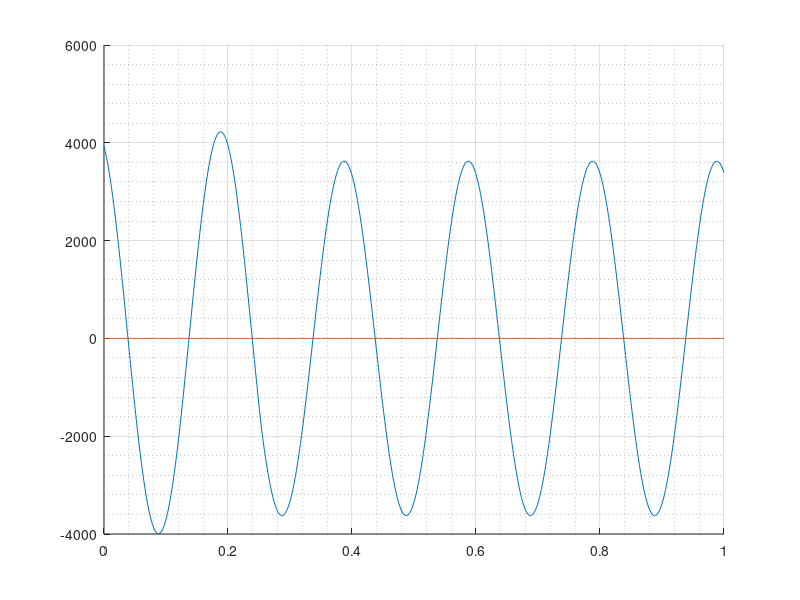
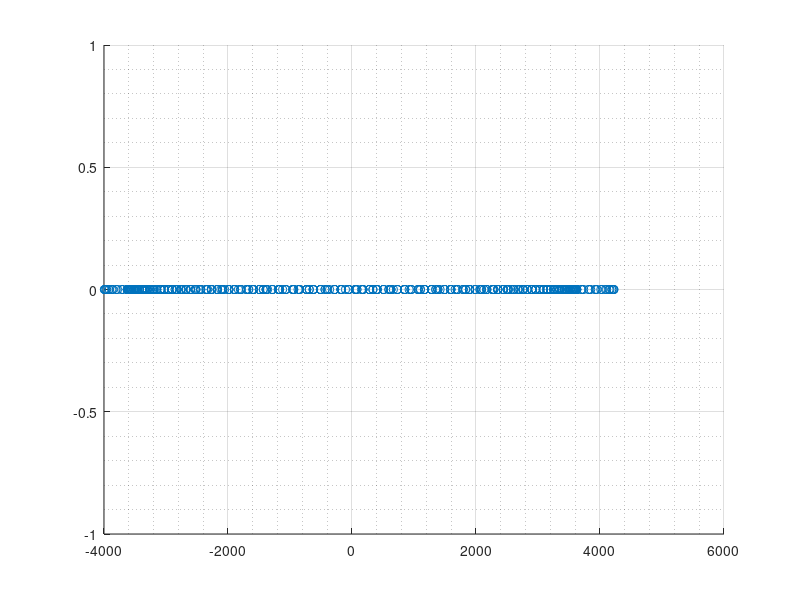

Recreate these plots in MATLAB, in order.
clear all;
close all;

I = [3925
3820
3701
3567
3420
3260
3087
2903
2708
2502
2288
2065
1833
1596
1351
1103
850
595
338
79
-178
-434
-689
-940
-1188
-1430
-1666
-1895
-2116
-2329
-2531
-2723
-2905
-3073
-3230
-3373
-3503
-3618
-3718
-3804
-3874
-3927
-3966
-3989
-3994
-3984
-3957
-3914
-3856
-3782
-3692
-3588
-3468
-3334
-3187
-3028
-2855
-2671
-2475
-2270
-2055
-1832
-1600
-1362
-1119
-870
-618
-362
-105
153
411
667
922
1173
1420
1663
1899
2128
2349
2561
2764
2956
3137
3306
3462
3606
3736
3850
3951
4036
4106
4160
4198
4220
4225
4215
4188
4146
4088
4014
3925
3820
3701
3567
3420
3260
3087
2903
2708
2502
2287
2064
1833
1595
1351
1103
850
595
337
79
-178
-435
-690
-941
-1188
-1431
-1666
-1895
-2086
-2268
-2441
-2604
-2757
-2899
-3030
-3150
-3256
-3350
-3430
-3497
-3550
-3588
-3613
-3624
-3620
-3602
-3569
-3523
-3464
-3389
-3302
-3201
-3089
-2963
-2826
-2679
-2520
-2351
-2174
-1987
-1793
-1591
-1384
-1171
-953
-732
-508
-281
-53
174
401
626
848
1068
1283
1494
1698
1895
2086
2267
2440
2604
2757
2899
3030
3150
3256
3350
3430
3497
3550
3588
3613
3624
3620
3602
3569
3523
3463
3389
3302
3201
3089
2963
2826
2679
2520
2351
2174
1987
1793
1591
1384
1171
953
732
508
281
53
-174
-401
-626
-848
-1068
-1283
-1494
-1698
-1895
-2086
-2267
-2440
-2605
-2757
-2899
-3030
-3150
-3256
-3350
-3430
-3497
-3550
-3588
-3613
-3624
-3620
-3602
-3569
-3523
-3463
-3389
-3302
-3201
-3089
-2963
-2826
-2678
-2520
-2351
-2174
-1987
-1793
-1591
-1384
-1171
-953
-731
-507
-281
-53
175
401
626
848
1068
1284
1494
1698
1895
2085
2267
2440
2605
2757
2899
3030
3150
3256
3350
3430
3497
3550
3588
3613
3624
3620
3602
3569
3523
3463
3389
3302
3201
3089
2963
2826
2678
2520
2351
2174
1987
1792
1591
1384
1171
952
731
507
281
53
-175
-401
-626
-848
-1068
-1284
-1494
-1698
-1896
-2086
-2267
-2441
-2605
-2757
-2899
-3030
-3150
-3256
-3350
-3430
-3497
-3550
-3588
-3614
-3624
-3620
-3602
-3569
-3523
-3462
-3389
-3302
-3201
-3089
-2963
-2826
-2678
-2519
-2351
-2173
-1987
-1793
-1591
-1384
-1171
-952
-731
-507
-280
-53
175
401
626
848
1068
1284
1494
1699
1896
2086
2268
2441
2604
2757
2900
3030
3150
3256
3349
3430
3497
3550
3588
3614
3624
3620
3602
3569
3523
3462
3389
3302
3201
3089
2963
2826
2678
2519
2351
2173
1987
1792
1591
1383
1171
952
731
507
280
53
-175
-401
-626
-848
-1068
-1284
-1494
-1699
-1896
-2086
-2268
-2441
-2605
-2757
-2900
-3031
-3150
-3256
-3349
-3430
-3497
-3550
-3588
-3614
-3624
-3620
-3602
-3569
-3523
-3462
-3388
-3302
-3201
-3089
-2963
-2826
-2678
-2519
-2350
-2173
-1986
-1793
-1591
-1383
-1171
-952
-731
-507
-280
-52
175
401
626
849
1068
1284
1495
1699
1896
2086
2268
2441
2604
2758
2900
3031
3150
3256
3349
3430
3496
3550
3588
3614
3624
3620
3602
3569
3523
3462
3388];

Q = zeros(1,length(I));

t=linspace(0,1,500);

figure(1);
hold on;
grid on;
grid minor;
plot(t,I);
plot(t,Q);
figure(2)
hold on;
grid on;
grid minor;
scatter(I,Q);
